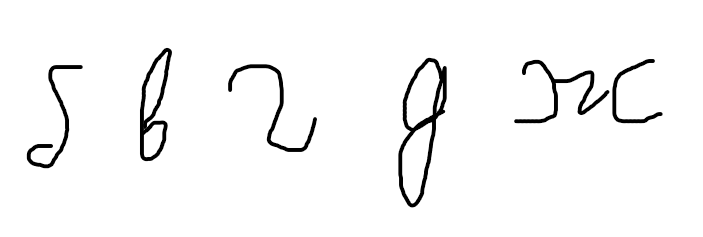
#> input picture 1.png, 703 x 237 px
$ python app.py
#> lines starting #> are read from the running program, lines starting #| are printed output that depends on the picture; after the words box and inside, x2 and y2 are one past the last pixel; in counts of white or black regions, pixels touching at a corner belong together
import cv2
import numpy as np


def letters_extract(image_file: str, out_size=28):
#> called with image_file = '1.png', out_size = 28
    img = cv2.imread(image_file)
#> img is the input picture: shape (237, 703, 3); min 0, max 255, mean 246.5
    gray = cv2.cvtColor(img, cv2.COLOR_BGR2GRAY)
    ret, thresh = cv2.threshold(gray, 0, 255, cv2.THRESH_BINARY)
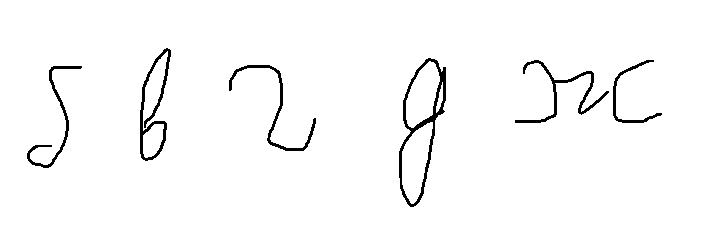
#> thresh: shape (237, 703); 97.4% white; 6 black regions, box (x1, y1, x2, y2) and area: (399, 58, 446, 207) 1214, (140, 48, 171, 161) 822, (515, 60, 609, 123) 708, (229, 65, 316, 151) 617, (27, 66, 82, 168) 550, (613, 60, 662, 123) 381
    img_erode = cv2.erode(thresh, np.ones((3, 3), np.uint8), iterations=1)
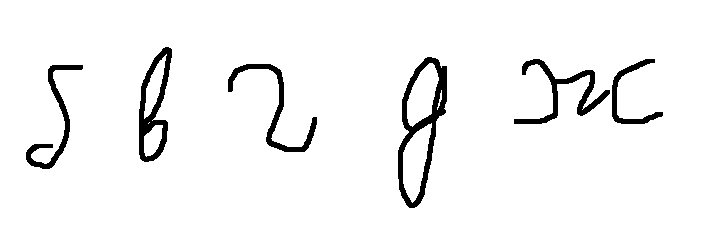
#> img_erode: shape (237, 703); 95.3% white; 6 black regions

    # Get contours
    contours, hierarchy = cv2.findContours(img_erode, cv2.RETR_TREE, cv2.CHAIN_APPROX_NONE)
#> contours = 13 contours, 2 with area under 20; largest, box (x1, y1, x2, y2) and area: (0, 0, 703, 237) 165672, (397, 56, 448, 209) 4946, (138, 46, 173, 163) 2626, (513, 58, 611, 125) 1530, (227, 63, 318, 153) 1326

    output = img.copy()

    letters = []
    for idx, contour in enumerate(contours):
        (x, y, w, h) = cv2.boundingRect(contour)
        # print("R", idx, x, y, w, h, cv2.contourArea(contour), hierarchy[0][idx])
        # hierarchy[i][0]: the index of the next contour of the same level
        # hierarchy[i][1]: the index of the previous contour of the same level
        # hierarchy[i][2]: the index of the first child
        # hierarchy[i][3]: the index of the parent
        if hierarchy[0][idx][3] == 0:
            cv2.rectangle(output, (x, y), (x + w, y + h), (70, 0, 0), 1)
            letter_crop = gray[y:y + h, x:x + w]
            # print(letter_crop.shape)

            # Resize letter canvas to square
            size_max = max(w, h)
            letter_square = 255 * np.ones(shape=[size_max, size_max], dtype=np.uint8)
            if w > h:
                # Enlarge image top-bottom
                # ------
                # ======
                # ------
                y_pos = size_max // 2 - h // 2
                letter_square[y_pos:y_pos + h, 0:w] = letter_crop
            elif w < h:
                # Enlarge image left-right
                # --||--
                x_pos = size_max // 2 - w // 2
                letter_square[0:h, x_pos:x_pos + w] = letter_crop
            else:
                letter_square = letter_crop

            # Resize letter to 28x28 and add letter and its X-coordinate
            letters.append((x, w, cv2.resize(letter_square, (out_size, out_size), interpolation=cv2.INTER_AREA)))
#> this loop made 13 passes
#> (x, y, w, h, size_max, x_pos) on passes 2, 4, 6, 10: (25, 64, 59, 106, 106, 24), (611, 58, 53, 67, 67, 7), (397, 56, 51, 153, 153, 51), (138, 46, 35, 117, 117, 41)
#> (x, y, w, h, size_max, y_pos) on passes 3, 5: (227, 63, 91, 90, 91, 0), (513, 58, 98, 67, 98, 16)
#> pass 2, in letters_extract, `letter_crop = gray[y:y + h, x:x + w]`:
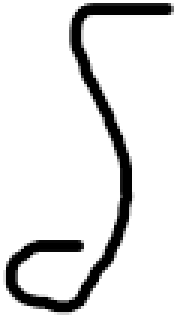
#> letter_crop: shape (106, 59) (shown 3 times larger); min 0, max 255, mean 225
#> pass 3, in letters_extract, `letter_crop = gray[y:y + h, x:x + w]`:
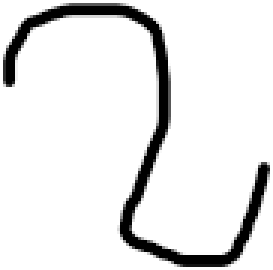
#> letter_crop: shape (90, 91) (shown 3 times larger); min 0, max 255, mean 230.1
#> after the loop:
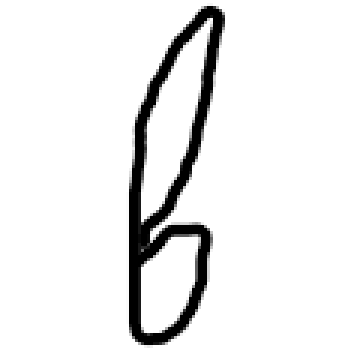
#> letter_square: shape (117, 117) (shown 3 times larger); min 0, max 255, mean 235.4
#> after the loop:
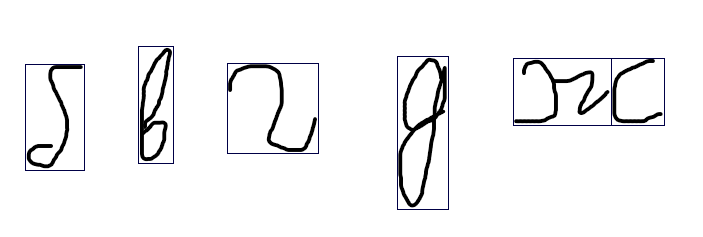
#> output: shape (237, 703, 3); 1.14% of pixels changed, all inside (x1, y1, x2, y2) = (25, 46, 665, 210)
#> after the loop, letters = 6 items

    # Sort array in place by X-coordinate
    letters.sort(key=lambda x: x[0], reverse=False)

    return letters


letters = letters_extract("1.png")
#> letters = 6 items
